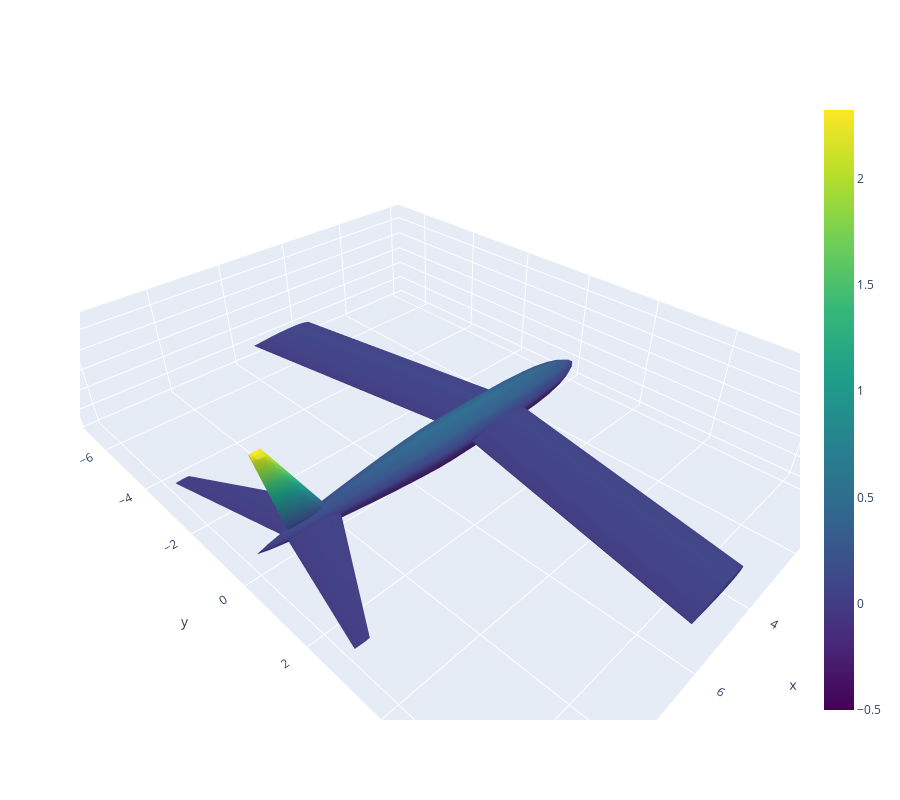

This figure's notebook cell:
### Code cell
import plotly.graph_objs as go
from IPython.display import Image

ms = pymeshlab.MeshSet()
ms.load_new_mesh(target['model'])
t_mesh = ms.current_mesh()
v_matrix = np.array(t_mesh.vertex_matrix())
f_matrix = np.array(t_mesh.face_matrix())

fig = go.Figure()
fig.add_trace(go.Mesh3d(x=v_matrix[:, 0],
                        y=v_matrix[:, 1],
                        z=v_matrix[:, 2],
                        i=f_matrix[:, 0],
                        j=f_matrix[:, 1],
                        k=f_matrix[:, 2],
                        intensity=v_matrix[:, 2],
                        colorscale='Viridis'
                        ))
fig['layout']['scene']['aspectmode'] = "data"
fig['layout']['height'] = 800

# uncomment this to display interactive plot
fig.show()

# display static image to reduce size on radarsimx.com
# img_bytes = fig.to_image(format="jpg", scale=2)
# display(Image(img_bytes))

### Figure 1 — Plotly figure (JSON) as saved in the notebook; plotly's stock layout.template omitted (floating-point values rounded to 4 significant figures; data arrays with more than 128 entries replaced by an {"elided": "..."} marker saying what was removed)
{"data": [{"colorscale": [[0, "#440154"], [0.1111, "#482878"], [0.2222, "#3e4989"], [0.3333, "#31688e"], [0.4444, "#26828e"], [0.5556, "#1f9e89"], [0.6667, "#35b779"], [0.7778, "#6ece58"], [0.8889, "#b5de2b"], [1, "#fde725"]], "i": {"elided": "4512 int values"}, "intensity": {"elided": "2264 float values"}, "j": {"elided": "4512 int values"}, "k": {"elided": "4512 int values"}, "type": "mesh3d", "x": {"elided": "2264 float values"}, "y": {"elided": "2264 float values"}, "z": {"elided": "2264 float values"}}], "layout": {"height": 800, "scene": {"aspectmode": "data"}}}
